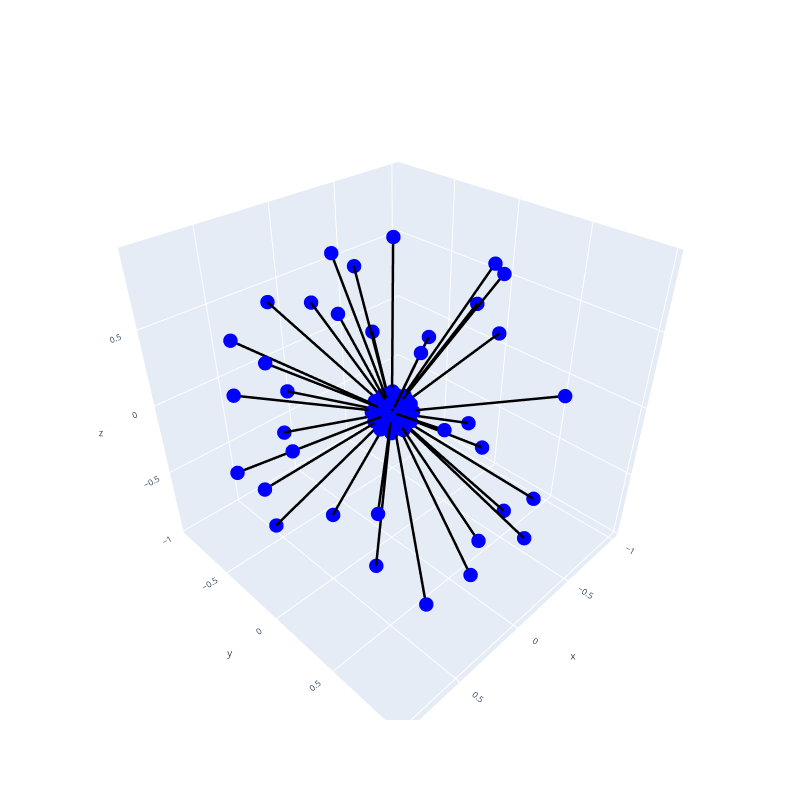

Source (notebook cell):
### Code cell
community_visualization(commu_visual_df_1)
